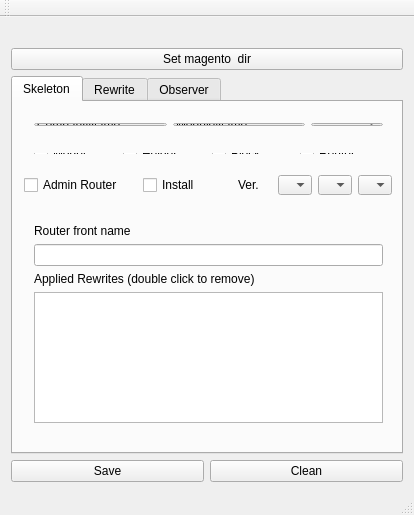
<?xml version="1.0" encoding="UTF-8"?>
<ui version="4.0">
 <class>MainWindow</class>
 <widget class="QMainWindow" name="MainWindow">
  <property name="geometry">
   <rect>
    <x>0</x>
    <y>0</y>
    <width>414</width>
    <height>515</height>
   </rect>
  </property>
  <property name="windowTitle">
   <string>Magento Skeleton</string>
  </property>
  <widget class="QWidget" name="centralWidget">
   <layout class="QGridLayout" name="gridLayout">
    <item row="1" column="0">
     <widget class="QPushButton" name="pushButton">
      <property name="text">
       <string>Set magento  dir</string>
      </property>
     </widget>
    </item>
    <item row="0" column="0">
     <widget class="QLabel" name="MagentoRootPathLabel">
      <property name="text">
       <string/>
      </property>
     </widget>
    </item>
    <item row="3" column="0">
     <layout class="QHBoxLayout" name="horizontalLayout_2">
      <item>
       <widget class="QPushButton" name="pushButton_2">
        <property name="text">
         <string>Save</string>
        </property>
       </widget>
      </item>
      <item>
       <widget class="QPushButton" name="pushButton_3">
        <property name="text">
         <string>Clean</string>
        </property>
       </widget>
      </item>
     </layout>
    </item>
    <item row="2" column="0">
     <widget class="QTabWidget" name="tabWidget">
      <property name="currentIndex">
       <number>0</number>
      </property>
      <widget class="QWidget" name="tab">
       <attribute name="title">
        <string>Skeleton</string>
       </attribute>
       <widget class="QWidget" name="layoutWidget">
        <property name="geometry">
         <rect>
          <x>10</x>
          <y>40</y>
          <width>371</width>
          <height>23</height>
         </rect>
        </property>
        <layout class="QHBoxLayout" name="horizontalLayout_3">
         <item>
          <widget class="QCheckBox" name="modelCheckBox">
           <property name="enabled">
            <bool>true</bool>
           </property>
           <property name="text">
            <string>Model</string>
           </property>
          </widget>
         </item>
         <item>
          <widget class="QCheckBox" name="helperCheckBox">
           <property name="text">
            <string>Helper</string>
           </property>
          </widget>
         </item>
         <item>
          <widget class="QCheckBox" name="blockCheckBox">
           <property name="text">
            <string>Block</string>
           </property>
          </widget>
         </item>
         <item>
          <widget class="QCheckBox" name="controllerCheckBox">
           <property name="text">
            <string>Router</string>
           </property>
          </widget>
         </item>
        </layout>
       </widget>
       <widget class="QWidget" name="layoutWidget">
        <property name="geometry">
         <rect>
          <x>10</x>
          <y>10</y>
          <width>371</width>
          <height>25</height>
         </rect>
        </property>
        <layout class="QHBoxLayout" name="horizontalLayout">
         <item>
          <widget class="QLineEdit" name="companyField">
           <property name="text">
            <string>CompanyName</string>
           </property>
          </widget>
         </item>
         <item>
          <widget class="QLineEdit" name="moduleNameField">
           <property name="text">
            <string>ModuleName</string>
           </property>
          </widget>
         </item>
         <item>
          <widget class="QComboBox" name="codePoolBox">
           <property name="currentText">
            <string/>
           </property>
          </widget>
         </item>
        </layout>
       </widget>
       <widget class="QWidget" name="layoutWidget">
        <property name="geometry">
         <rect>
          <x>10</x>
          <y>111</y>
          <width>371</width>
          <height>221</height>
         </rect>
        </property>
        <layout class="QVBoxLayout" name="verticalLayout">
         <item>
          <widget class="QLabel" name="label_7">
           <property name="text">
            <string>Router front name</string>
           </property>
          </widget>
         </item>
         <item>
          <widget class="QLineEdit" name="routerName"/>
         </item>
         <item>
          <widget class="QLabel" name="label_6">
           <property name="text">
            <string>Applied Rewrites (double click to remove)</string>
           </property>
          </widget>
         </item>
         <item>
          <widget class="QListWidget" name="rewriteList">
           <property name="font">
            <font>
             <pointsize>8</pointsize>
            </font>
           </property>
          </widget>
         </item>
        </layout>
       </widget>
       <widget class="QCheckBox" name="installCheckBox">
        <property name="geometry">
         <rect>
          <x>130</x>
          <y>73</y>
          <width>82</width>
          <height>20</height>
         </rect>
        </property>
        <property name="text">
         <string>Install</string>
        </property>
       </widget>
       <widget class="QComboBox" name="vnum1">
        <property name="geometry">
         <rect>
          <x>265</x>
          <y>73</y>
          <width>34</width>
          <height>20</height>
         </rect>
        </property>
       </widget>
       <widget class="QLabel" name="label">
        <property name="geometry">
         <rect>
          <x>225</x>
          <y>73</y>
          <width>31</width>
          <height>20</height>
         </rect>
        </property>
        <property name="text">
         <string>Ver.</string>
        </property>
       </widget>
       <widget class="QCheckBox" name="adminControllerCheckBox">
        <property name="geometry">
         <rect>
          <x>11</x>
          <y>73</y>
          <width>102</width>
          <height>20</height>
         </rect>
        </property>
        <property name="text">
         <string>Admin Router</string>
        </property>
       </widget>
       <widget class="QComboBox" name="vnum3">
        <property name="geometry">
         <rect>
          <x>345</x>
          <y>73</y>
          <width>34</width>
          <height>20</height>
         </rect>
        </property>
       </widget>
       <widget class="QComboBox" name="vnum2">
        <property name="geometry">
         <rect>
          <x>305</x>
          <y>73</y>
          <width>34</width>
          <height>20</height>
         </rect>
        </property>
       </widget>
      </widget>
      <widget class="QWidget" name="tab_2">
       <attribute name="title">
        <string>Rewrite</string>
       </attribute>
       <layout class="QVBoxLayout" name="verticalLayout_4">
        <item>
         <widget class="QSplitter" name="splitter">
          <property name="orientation">
           <enum>Qt::Vertical</enum>
          </property>
          <widget class="QLabel" name="label_2">
           <property name="text">
            <string>Company</string>
           </property>
          </widget>
          <widget class="QComboBox" name="companyDropDown"/>
          <widget class="QLabel" name="label_3">
           <property name="text">
            <string>Module</string>
           </property>
          </widget>
          <widget class="QComboBox" name="moduleDropDown"/>
          <widget class="QLabel" name="label_4">
           <property name="text">
            <string>Type</string>
           </property>
          </widget>
          <widget class="QComboBox" name="typeDropDown"/>
          <widget class="QLabel" name="label_5">
           <property name="text">
            <string>Class From</string>
           </property>
          </widget>
          <widget class="QComboBox" name="classFromDropDown"/>
          <widget class="QLabel" name="label_11">
           <property name="text">
            <string>Class To</string>
           </property>
          </widget>
          <widget class="QLineEdit" name="classToField"/>
         </widget>
        </item>
        <item>
         <widget class="QPushButton" name="addRewriteBtn">
          <property name="text">
           <string>Apply</string>
          </property>
         </widget>
        </item>
       </layout>
      </widget>
      <widget class="QWidget" name="tab_3">
       <attribute name="title">
        <string>Observer</string>
       </attribute>
       <widget class="QComboBox" name="observerEvent">
        <property name="geometry">
         <rect>
          <x>10</x>
          <y>10</y>
          <width>321</width>
          <height>21</height>
         </rect>
        </property>
       </widget>
       <widget class="QLabel" name="label_9">
        <property name="geometry">
         <rect>
          <x>340</x>
          <y>10</y>
          <width>41</width>
          <height>20</height>
         </rect>
        </property>
        <property name="text">
         <string>Event</string>
        </property>
       </widget>
       <widget class="QWidget" name="layoutWidget">
        <property name="geometry">
         <rect>
          <x>10</x>
          <y>42</y>
          <width>371</width>
          <height>91</height>
         </rect>
        </property>
        <layout class="QGridLayout" name="gridLayout_2">
         <item row="0" column="0">
          <widget class="QLabel" name="label_14">
           <property name="text">
            <string>Observer identifier</string>
           </property>
          </widget>
         </item>
         <item row="1" column="0">
          <widget class="QLabel" name="label_10">
           <property name="text">
            <string>Observer class</string>
           </property>
          </widget>
         </item>
         <item row="0" column="1">
          <widget class="QLineEdit" name="observerIdentifier"/>
         </item>
         <item row="1" column="1">
          <widget class="QLineEdit" name="observerClass"/>
         </item>
         <item row="2" column="0">
          <widget class="QLabel" name="label_12">
           <property name="text">
            <string>Observer method</string>
           </property>
          </widget>
         </item>
         <item row="2" column="1">
          <widget class="QLineEdit" name="observerMethod"/>
         </item>
        </layout>
       </widget>
       <widget class="QPushButton" name="applyObserverButtom">
        <property name="geometry">
         <rect>
          <x>10</x>
          <y>310</y>
          <width>371</width>
          <height>23</height>
         </rect>
        </property>
        <property name="text">
         <string>Apply</string>
        </property>
       </widget>
       <widget class="QListWidget" name="eventList">
        <property name="geometry">
         <rect>
          <x>11</x>
          <y>190</y>
          <width>369</width>
          <height>111</height>
         </rect>
        </property>
       </widget>
       <widget class="QLabel" name="label_8">
        <property name="geometry">
         <rect>
          <x>240</x>
          <y>150</y>
          <width>23</width>
          <height>20</height>
         </rect>
        </property>
        <property name="text">
         <string>Area</string>
        </property>
       </widget>
       <widget class="QComboBox" name="observerAreaDropDown">
        <property name="geometry">
         <rect>
          <x>272</x>
          <y>151</y>
          <width>101</width>
          <height>20</height>
         </rect>
        </property>
       </widget>
       <widget class="QLabel" name="label_13">
        <property name="geometry">
         <rect>
          <x>11</x>
          <y>151</y>
          <width>205</width>
          <height>20</height>
         </rect>
        </property>
        <property name="text">
         <string>Applied Observers (double click to remove)</string>
        </property>
       </widget>
       <zorder>label_8</zorder>
       <zorder>observerAreaDropDown</zorder>
       <zorder>label_13</zorder>
       <zorder>applyObserverButtom</zorder>
       <zorder>eventList</zorder>
       <zorder>layoutWidget</zorder>
       <zorder>observerEvent</zorder>
       <zorder>label_9</zorder>
      </widget>
     </widget>
    </item>
   </layout>
  </widget>
  <widget class="QToolBar" name="mainToolBar">
   <attribute name="toolBarArea">
    <enum>TopToolBarArea</enum>
   </attribute>
   <attribute name="toolBarBreak">
    <bool>false</bool>
   </attribute>
  </widget>
  <widget class="QStatusBar" name="statusBar"/>
 </widget>
 <layoutdefault spacing="6" margin="11"/>
 <resources/>
 <connections/>
</ui>
